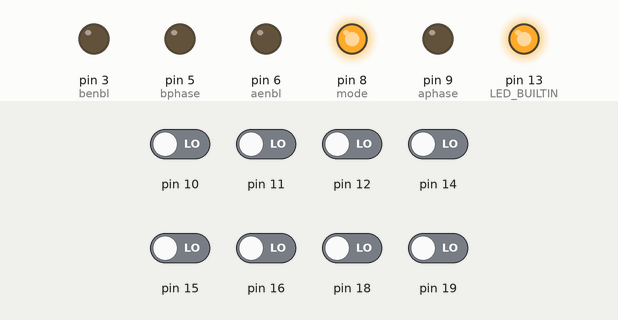
The sketch below on a simulated Arduino Uno, built with avr-gcc and run on an emulated ATmega328P. Shown: output pins drawn as LEDs (lit = HIGH). Inputs (shaded band) come from the test bench; at power-on: pin 10–12, pin 14–16, pin 18, pin 19 LOW.

Above: at 0.6 s.
At 11.7 s:
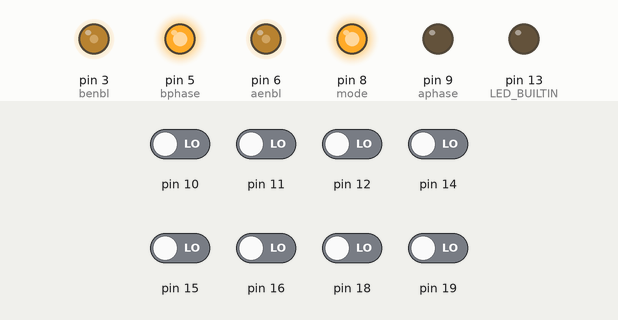
11.8 s: pin 10 driven HIGH and pin 11 driven HIGH and pin 12 driven HIGH and pin 14 driven HIGH and pin 15 driven HIGH
At 12.6 s:
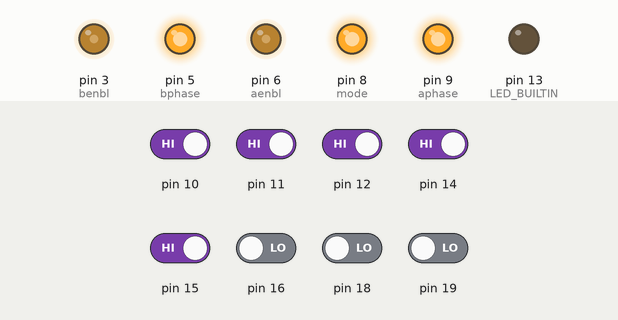
Timing chart, 0 to 14.8 s (numbered marks = the images above; inputs shaded):
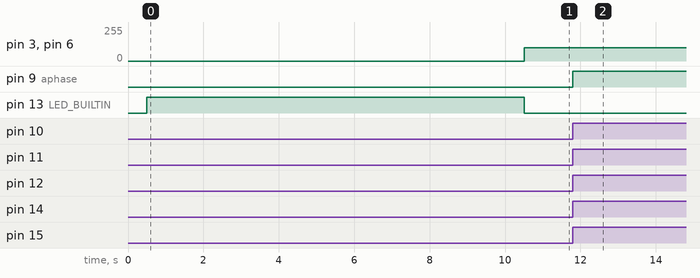

Measured:
- after the input at 11.8 s, pin 9 (aphase): LOW → HIGH at once

The sketch:

PID.ino
```cpp
#include <QTRSensors.h>
QTRSensors qtr;
const uint8_t SensorCount = 8;
uint16_t sensorValues[SensorCount];

int lastError = 0;
boolean onoff = 0;
int val, cnt = 0, v[3];

const uint16_t threshold = 500; // adjustable - can take values between 0 and 1000

//the speed can be between 0 and 255 - 0 is LOW and 255 is HIGH. At a high value,
//you may risk burning the motors, because the voltage supplied by the PWM control
//is higher than 6V.
const int maxspeeda = 150;
const int maxspeedb = 150;
const int basespeeda = 100;
const int basespeedb = 100;
/*If your robot can't take tight curves, you can set up the robot
  to revolve around the base (and not around one of the wheels) by
  setting the minspeed to a negative value (-100), so the motors will go
  forward and backward. Doing this the motors can wear out faster.
  If you don't want to do this, set the minspeed to 0, so the motors
  will only go forward.
*/
//const int minspeeda = 0;
//const int minspeedb = 0;
const int minspeeda = -100;
const int minspeedb = -100;

float Kp = 0;
float Ki = 0;
float Kd = 0;
uint8_t multiP = 1;
uint8_t multiI = 1;
uint8_t multiD = 1;
uint8_t Kpfinal;
uint8_t Kifinal;
uint8_t Kdfinal;
int P;
int I;
int D;
float Pvalue;
float Ivalue;
float Dvalue;

int mode = 8;
int aphase = 9;
int aenbl = 6;
int bphase = 5;
int benbl = 3;

void setup() {
  Serial.begin(9600);
  qtr.setTypeRC();
  qtr.setSensorPins((const uint8_t[]){10, 11, 12, 14, 15, 16, 18, 19}, SensorCount);
  qtr.setEmitterPin(7);

  pinMode(mode, OUTPUT);
  pinMode(aphase, OUTPUT);
  pinMode(aenbl, OUTPUT);
  pinMode(bphase, OUTPUT);
  pinMode(benbl, OUTPUT);
  digitalWrite(mode, HIGH);

  delay(500);
  pinMode(LED_BUILTIN, OUTPUT);
  calibration();
  forward_brake(0, 0);
}

void calibration() {
  digitalWrite(LED_BUILTIN, HIGH);
  for (uint16_t i = 0; i < 400; i++)
  {
    qtr.calibrate();
  }
  digitalWrite(LED_BUILTIN, LOW);
}

void loop() {
    robot_control();
}

//This void delimits each instruction.
//The Arduino knows that for each instruction it will receive 2 bytes.
void valuesread() {
  val = Serial.read();
  cnt++;
  v[cnt] = val;
  if (cnt == 2)
    cnt = 0;
}

//In this void the the 2 read values are assigned.
void processing() {
  int a = v[1];
  if (a == 1) {
    Kp = v[2];
  }
  if (a == 2) {
    multiP = v[2];
  }
  if (a == 3) {
    Ki = v[2];
  }
  if (a == 4) {
    multiI = v[2];
  }
  if (a == 5) {
    Kd = v[2];
  }
  if (a == 6) {
    multiD = v[2];
  }
  if (a == 7) {
    onoff = v[2];
  }
}

//Make sure that this values are assigned correctly
void forward_brake(int posa, int posb) {
  digitalWrite(aphase, LOW);
  digitalWrite(bphase, HIGH);
  analogWrite(aenbl, posa);
  analogWrite(benbl, posb);
}
void left_brake(int posa, int posb) {
  digitalWrite(aphase, LOW);
  digitalWrite(bphase, LOW);
  analogWrite(aenbl, posa);
  analogWrite(benbl, posb);
}
void right_brake(int posa, int posb) {
  digitalWrite(aphase, HIGH);
  digitalWrite(bphase, HIGH);
  analogWrite(aenbl, posa);
  analogWrite(benbl, posb);
}

void robot_control() {
  uint16_t position = qtr.readLineBlack(sensorValues);
  int error = 3500 - position;

  int cnt = 0;
  float sum = 0;
  for (int i = 0; i < 8; i++) {
    if(sensorValues[i] >= threshold) {
      cnt++;
      sum = sum + i;
    }
  }


  //I made a case where the robot can cross the line (when the curve is too tight) and the position can be 3500
  //even though it is not on the center of the line. If you don't want your motors to rotate in 2 directions
  //comment the right_brake(100,100) / left_brake(100, 100) and uncomment the forward_brake(0,100) / forward_brake(0,100)


  if (cnt >= 3) {
    int motorspeeda = 0;
    int motorspeedb = 0;
    int val = sum/cnt;
    if(val < 3.5) {
      //turn right
      right_brake(100, 100);
      //forward_brake(0,100);
    }
    if(val > 3.5) {
      //turn left
      left_brake(100, 100);
      //forward_brake(100,0);
    }
    if(val == 3.5) {
      cnt = cnt/2;
      uint16_t mini = 1000;
      uint8_t minpos = 0;
      for (int i = 4 - cnt; i <= 3 + cnt; i++) {
         if (mini > sensorValues[i]) {
            mini = sensorValues[i];
            minpos = i;
         }
      }
      if(minpos < 3.5) {
        //turn right
        right_brake(100, 100);
        //forward_brake(0,100);
      }
      if(minpos > 3.5) {
        //turn left
        left_brake(100, 100);
        //forward_brake(100,0);
      }
    }
  }
  else {
    PID(error);
  }
}

void PID(int error) {
  int P = error;
  int I = I + error;
  int D = error - lastError;
  lastError = error;
  Pvalue = (Kp/pow(10,multiP))*P;
  Ivalue = (Ki/pow(10,multiI))*I;
  Dvalue = (Kd/pow(10,multiD))*D;

  float motorspeed = Pvalue + Ivalue + Dvalue;

  int motorspeeda = basespeeda + motorspeed;
  int motorspeedb = basespeedb - motorspeed;

  if (motorspeeda > maxspeeda) {
    motorspeeda = maxspeeda;
  }
  if (motorspeedb > maxspeedb) {
    motorspeedb = maxspeedb;
  }
  if (motorspeeda < minspeeda) {
    motorspeeda = minspeeda;
  }
  if (motorspeedb < minspeedb) {
    motorspeedb = minspeedb;
  }
  //Serial.print(motorspeeda); Serial.print(" "); Serial.println(motorspeedb);
  speedcontrol(motorspeeda, motorspeedb);
}

void speedcontrol(int mota, int motb) {
  if (mota >= 0 && motb >= 0) {
    forward_brake(mota, motb);
  }
  if (mota < 0 && motb >= 0) {
    //dreapta
    mota = 0 - mota;
    right_brake(mota, motb);

  }
  if (mota >= 0 && motb < 0) {
    //stanga
    motb = 0 - motb;
    left_brake(mota, motb);
  }
}
```
